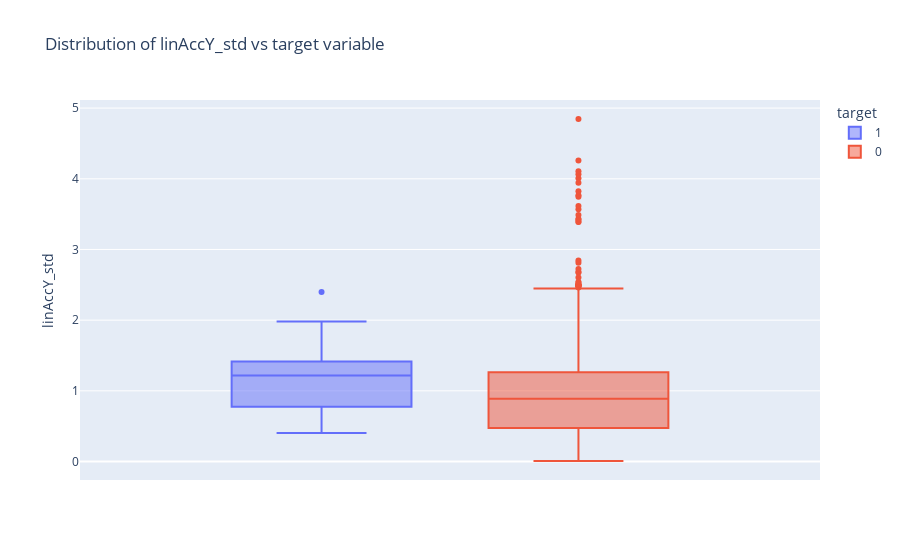

Notebook source saved alongside this figure:
### Code cell
fig = px.box(data_custom, y="linAccY_std", color="target",title = 'Distribution of linAccY_std vs target variable')
fig.update_traces(quartilemethod="exclusive") 
fig.show()

### Figure 1 — Plotly figure (JSON) as saved in the notebook; plotly's stock layout.template omitted (floating-point values rounded to 4 significant figures; data arrays with more than 128 entries replaced by an {"elided": "..."} marker saying what was removed)
{"data": [{"alignmentgroup": "True", "hovertemplate": "target=1<br>linAccY_std=%{y}<extra></extra>", "legendgroup": "1", "marker": {"color": "#636efa"}, "name": "1", "notched": false, "offsetgroup": "1", "orientation": "v", "quartilemethod": "exclusive", "showlegend": true, "type": "box", "x0": " ", "xaxis": "x", "y": [1.027, 0.9099, 1.118, 1.229, 1.248, 1.256, 1.374, 1.33, 1.143, 1.307, 1.112, 1.333, 1.309, 1.27, 1.699, 1.292, 1.413, 1.345, 1.28, 1.153, 1.151, 1.26, 1.199, 1.401, 1.625, 0.8967, 1.222, 1.214, 1.028, 1.255, 1.241, 1.387, 1.447, 1.799, 2.398, 1.856, 1.221, 1.07, 1.464, 1.27, 1.086, 1.068, 0.8254, 0.7815, 1.23, 0.7894, 0.9118, 1.572, 0.4021, 0.6668, 0.6096, 0.7517, 0.5733, 0.9398, 0.7828, 0.5956, 1.731, 0.8332, 0.6373, 0.722, 0.4278, 0.561, 0.523, 0.4626, 0.4102, 1.471, 1.25, 1.007, 1.644, 1.799, 1.416, 1.308, 1.267, 1.65, 1.73, 1.075, 0.7669, 1.344, 0.9465, 0.4428, 0.6019, 0.5888, 0.547, 0.8603, 1.161, 1.143, 1.587, 1.621, 1.485, 1.441, 1.629, 1.76, 0.6698, 0.5913, 0.696, 0.6862, 0.6644, 0.5073, 0.4876, 0.4601, 1.395, 1.362, 1.747, 1.823, 1.86, 1.83, 1.628, 1.133, 1.668, 1.286, 1.133, 1.352, 1.655, 1.982, 1.407, 1.609, 1.578, 1.073, 0.7362, 0.6229, 0.6451, 0.8134, 0.5758, 0.7607], "y0": " ", "yaxis": "y"}, {"alignmentgroup": "True", "hovertemplate": "target=0<br>linAccY_std=%{y}<extra></extra>", "legendgroup": "0", "marker": {"color": "#EF553B"}, "name": "0", "notched": false, "offsetgroup": "0", "orientation": "v", "quartilemethod": "exclusive", "showlegend": true, "type": "box", "x0": " ", "xaxis": "x", "y": {"elided": "2824 float values"}, "y0": " ", "yaxis": "y"}], "layout": {"boxmode": "group", "legend": {"title": {"text": "target"}, "tracegroupgap": 0}, "title": {"text": "Distribution of linAccY_std vs target variable"}, "xaxis": {"anchor": "y", "domain": [0, 1]}, "yaxis": {"anchor": "x", "domain": [0, 1], "title": {"text": "linAccY_std"}}}}
